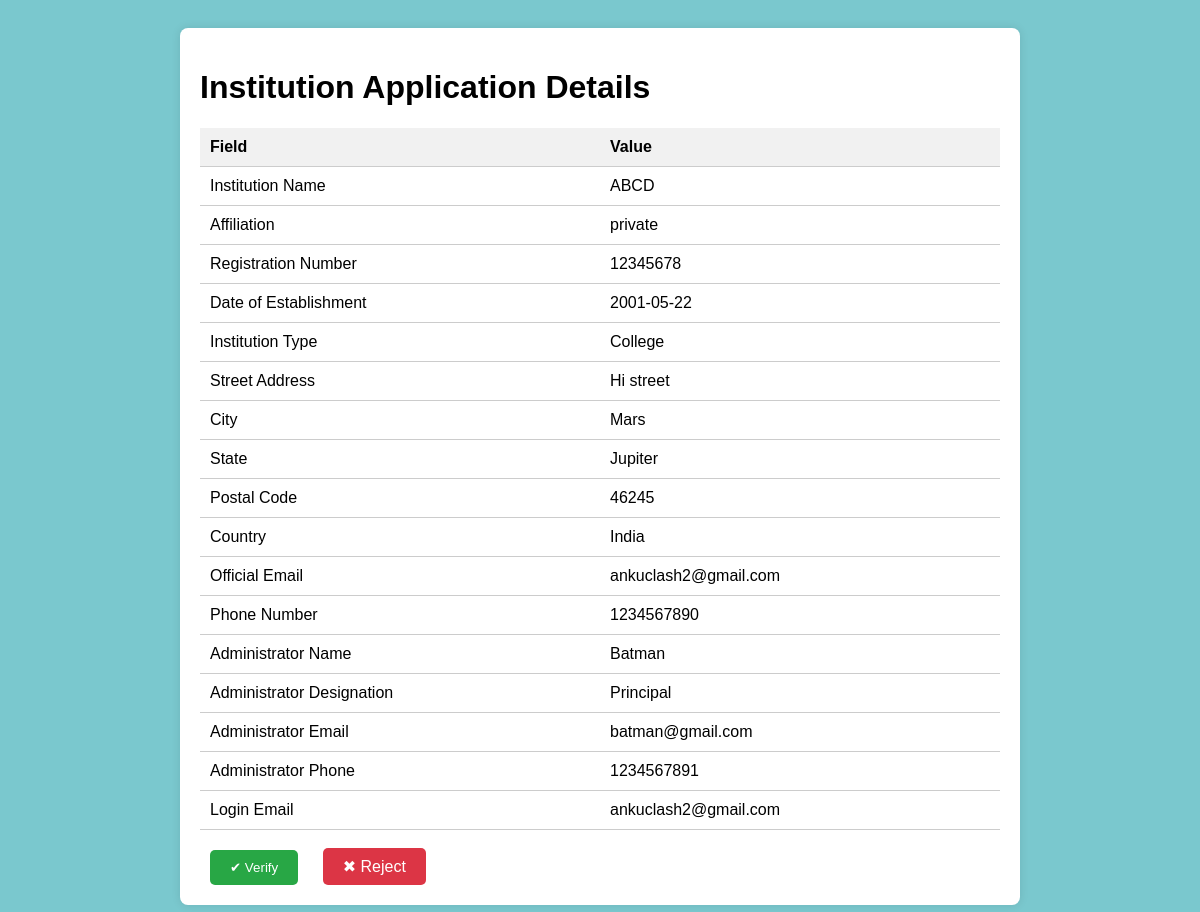
Page /application_details/63086951-0e0d-4fb1-851a-900027c1a426 on the committed database.
### tables this page shows
CREATE TABLE institutions (
        institution_id TEXT PRIMARY KEY,
        name TEXT NOT NULL,
        affiliation TEXT NOT NULL,
        reg_number TEXT NOT NULL UNIQUE,
        date_of_establishment TEXT NOT NULL,
        institution_type TEXT NOT NULL,
        street_address TEXT NOT NULL,
        city TEXT NOT NULL,
        state TEXT NOT NULL,
        postal_code TEXT NOT NULL,
        country TEXT NOT NULL,
        official_email TEXT NOT NULL UNIQUE,
        phone_number TEXT NOT NULL,
        admin_name TEXT NOT NULL,
        admin_designation TEXT NOT NULL,
        admin_email TEXT NOT NULL UNIQUE,
        admin_phone TEXT NOT NULL,
        email TEXT NOT NULL UNIQUE,
        password TEXT NOT NULL,
        verified INTEGER DEFAULT 0  -- 0 = Not verified, 1 = Verified
    );

### main.py (the view)
@app.route("/application_details/<institution_id>")
def application_details(institution_id):
    conn = connect_db()
    cursor = conn.cursor()
    cursor.execute("SELECT * FROM institutions WHERE institution_id = ?", (institution_id,))
    inst_data = cursor.fetchone()
    conn.close()
    if not inst_data:
        return "Institution not found", 404
    institution = {
        "institution_id": inst_data[0],
        "name": inst_data[1],
        "affiliation": inst_data[2],
        "reg_number": inst_data[3],
        "date_of_establishment": inst_data[4],
        "institution_type": inst_data[5],
        "street_address": inst_data[6],
        "city": inst_data[7],
        "state": inst_data[8],
        "postal_code": inst_data[9],
        "country": inst_data[10],
        "official_email": inst_data[11],
        "phone_number": inst_data[12],
        "admin_name": inst_data[13],
        "admin_designation": inst_data[14],
        "admin_email": inst_data[15],
        "admin_phone": inst_data[16],
        "email": inst_data[17]
    }
    return render_template("application_details.html", institution=institution)

### main.py (called while the page is built)
def connect_db():
    return sqlite3.connect("database.db", timeout=10)

### frontend/templates/application_details.html (shortened to what this page needs)
<!DOCTYPE html>
<html lang="en">
<head>
  <link rel="stylesheet" href="{{ url_for('static', filename='css/application.css') }}">
</head>
<body>
  <div class="container">
    <h1>Institution Application Details</h1>
    <table>
      <tr>
        <th>Field</th>
        <th>Value</th>
      </tr>
      <tr>
        <td>Institution Name</td>
        <td>{{ institution.name }}</td>
      </tr>
      <tr>
        <td>Affiliation</td>
        <td>{{ institution.affiliation }}</td>
      </tr>
      <tr>
        <td>Registration Number</td>
        <td>{{ institution.reg_number }}</td>
      </tr>
      <tr>
        <td>Date of Establishment</td>
        <td>{{ institution.date_of_establishment }}</td>
      </tr>
      <tr>
        <td>Institution Type</td>
        <td>{{ institution.institution_type }}</td>
      </tr>
      <tr>
        <td>Street Address</td>
        <td>{{ institution.street_address }}</td>
      </tr>
      <tr>
        <td>City</td>
        <td>{{ institution.city }}</td>
      </tr>
      <tr>
        <td>State</td>
        <td>{{ institution.state }}</td>
      </tr>
      <tr>
        <td>Postal Code</td>
        <td>{{ institution.postal_code }}</td>
      </tr>
      <tr>
        <td>Country</td>
        <td>{{ institution.country }}</td>
      </tr>
      <tr>
        <td>Official Email</td>
        <td>{{ institution.official_email }}</td>
      </tr>
      <tr>
        <td>Phone Number</td>
        <td>{{ institution.phone_number }}</td>
      </tr>
      <tr>
        <td>Administrator Name</td>
        <td>{{ institution.admin_name }}</td>
      </tr>
      <tr>
        <td>Administrator Designation</td>
        <td>{{ institution.admin_designation }}</td>
      </tr>
      <tr>
        <td>Administrator Email</td>
        <td>{{ institution.admin_email }}</td>
      </tr>
      <tr>
        <td>Administrator Phone</td>
        <td>{{ institution.admin_phone }}</td>
      </tr>
      <tr>
        <td>Login Email</td>
        <td>{{ institution.email }}</td>
      </tr>
    </table>
    <div class="actions">
      <button class="verify-btn" data-id="{{ institution.institution_id }}">✔ Verify</button>
      <a class="action-button reject-button" href="{{ url_for('reject_institution', institution_id=institution.institution_id) }}">✖ Reject</a>
    </div>
  </div>
</body>
</html>

### frontend/static/css/application.css (style rules this page uses)
body { font-family: Arial, sans-serif; background: #7ac8ce; padding: 20px; }
.container { max-width: 800px; margin: auto; background: #fff; padding: 20px; border-radius: 8px; box-shadow: 0 0 10px rgba(0,0,0,0.1); }
table { width: 100%; border-collapse: collapse; margin-bottom: 20px; }
table th, table td { padding: 10px; border-bottom: 1px solid #ccc; text-align: left; }
table th { width: 40%; background: #f1f1f1; }
.actions button, .actions a.action-button { padding: 10px 20px; margin: 0 10px; border: none; cursor: pointer; border-radius: 5px; text-decoration: none; }
.verify-btn, .view-button { background-color: #28a745; color: white; }
.reject-button { background-color: #dc3545; color: white; }

### rows in the picture
institutions: name "ABCD", affiliation "private", reg_number "12345678", date_of_establishment "2001-05-22", institution_type "College", street_address "Hi street", city "Mars", state "Jupiter", postal_code "46245", country "India", official_email "ankuclash2@gmail.com", phone_number "1234567890", admin_name "Batman", admin_designation "Principal", admin_email "batman@gmail.com", admin_phone "1234567891", email "ankuclash2@gmail.com"
